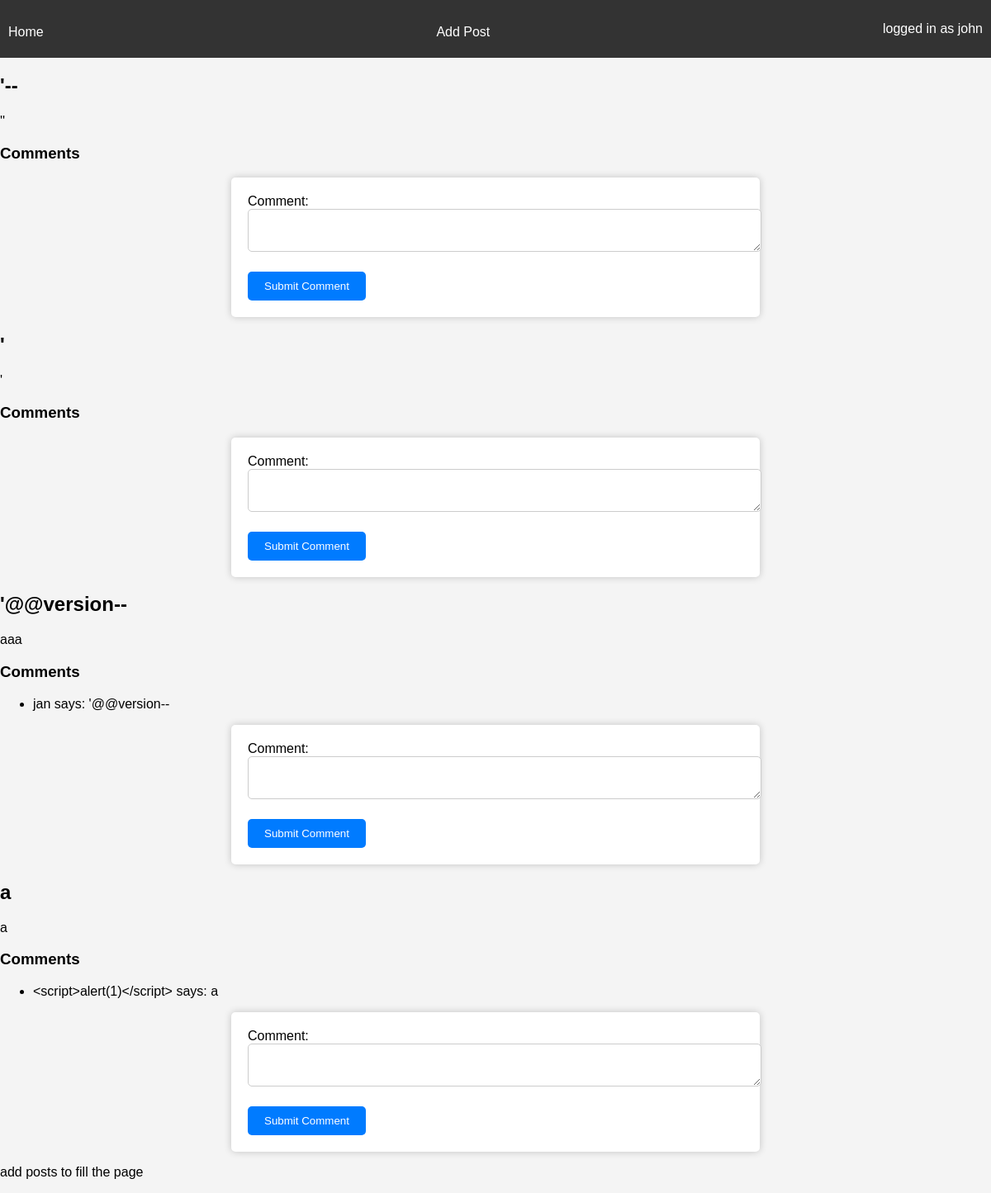
Screenshot of /blog.php (signed in) with the database file from the repository.
### tables this page shows
CREATE TABLE `posts` (
  `id` int NOT NULL,
  `title` varchar(255) NOT NULL,
  `content` text NOT NULL,
  `created_at` timestamp NULL DEFAULT CURRENT_TIMESTAMP
);

CREATE TABLE `comments` (
  `id` int NOT NULL,
  `post_id` int NOT NULL,
  `name` varchar(255) NOT NULL,
  `comment` text NOT NULL,
  `created_at` timestamp NULL DEFAULT CURRENT_TIMESTAMP
);

### blog.php (the view, shortened to what this page needs)
<?php
$conn = mysqli_connect("127.0.0.1", "root","mysql","blogs");
$query = "SELECT * FROM posts ORDER BY created_at DESC";
$result = mysqli_query($conn, $query);
function fetchComments($post_id) {
    global $conn;
    $query = "SELECT * FROM comments WHERE post_id = $post_id ORDER BY created_at ASC";
    return mysqli_query($conn, $query);
}
?>
<!DOCTYPE html>
<html lang="en">
<head>
</head>
<body>
    <div class="toolbar">
        <a href="index.php">Home</a>
        <a href="add_post.php">Add Post</a>
            <p>logged in as  <?php echo htmlspecialchars($_SESSION['username'], ENT_QUOTES, 'UTF-8'); ?> </p>
    </div>
    <?php
    while ($row = mysqli_fetch_assoc($result)) {
        echo "<h2>{$row['title']}</h2>";
        echo "<p>{$row['content']}</p>";
        $comments = fetchComments($row['id']);
        echo "<h3>Comments</h3>";
        echo "<ul>";
        while ($comment = mysqli_fetch_assoc($comments)) {
            echo "<li>" . htmlspecialchars($comment['name'], ENT_QUOTES, 'UTF-8') . " says: " . htmlspecialchars($comment['comment'], ENT_QUOTES, 'UTF-8') . "</li>";
        }
        echo "</ul>";
        echo "<form method='POST' action='add_comment.php'>";
        echo "Comment: <textarea name='comment'></textarea><br>";
        echo "<input type='submit' value='Submit Comment'>";
        echo "</form>";
    }
    ?>
<p>add posts to fill the page</p>
</body>
</html>

### blog.php (style rules this page uses)
body { font-family: Arial, sans-serif; background-color: #f4f4f4; margin: 0; padding: 0; }
.toolbar { background-color: #333; color: #fff; padding: 10px; display: flex; justify-content: space-between; }
.toolbar a { color: #fff; text-decoration: none; margin-right: 20px; transition: color 0.3s; }
form { max-width: 600px; margin: 0 auto; padding: 20px; background-color: #fff; box-shadow: 0 0 10px rgba(0, 0, 0, 0.2); border-radius: 5px; animation: slideIn 1s ease-in-out; }
input[type="text"], textarea { width: 100%; padding: 10px; margin-bottom: 20px; border: 1px solid #ccc; border-radius: 5px; }
input[type="submit"] { background-color: #007bff; color: #fff; border: none; padding: 10px 20px; cursor: pointer; border-radius: 5px; transition: background-color 0.3s; }
a { display: block; text-align: center; margin-top: 20px; color: #007bff; text-decoration: none; }

### rows the page displays
posts: title "'--", content "''"
posts: title "'", content "'"
posts: title "'@@version--", content "aaa"
comments: name "jan", comment "'@@version--"
posts: title "a", content "a"
comments: name "<script>alert(1)</script>", comment "a"

### other values shown
$_SESSION['username'] "john"
